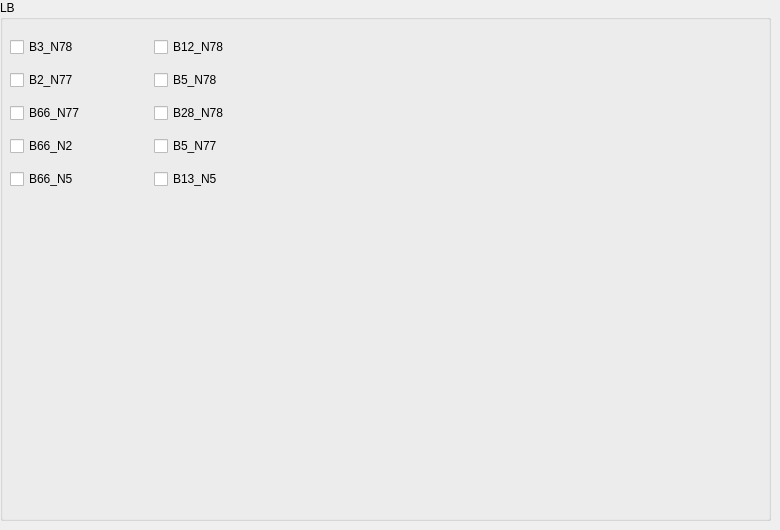
      <widget class="QWidget" name="page_endc_desense">
       <attribute name="label">
        <string>ENDC_desense</string>
       </attribute>
       <widget class="QWidget" name="layoutWidget_32">
        <property name="geometry">
         <rect>
          <x>0</x>
          <y>0</y>
          <width>771</width>
          <height>521</height>
         </rect>
        </property>
        <layout class="QHBoxLayout" name="horizontalLayout_bnads_gsm_2">
         <item>
          <widget class="QGroupBox" name="groupBox_endc_desense">
           <property name="title">
            <string>LB</string>
           </property>
           <widget class="QWidget" name="">
            <property name="geometry">
             <rect>
              <x>10</x>
              <y>30</y>
              <width>281</width>
              <height>171</height>
             </rect>
            </property>
            <layout class="QGridLayout" name="gridLayout_2">
             <item row="0" column="0">
              <widget class="QCheckBox" name="b3_n78">
               <property name="text">
                <string>B3_N78</string>
               </property>
              </widget>
             </item>
             <item row="0" column="1">
              <widget class="QCheckBox" name="b12_n78">
               <property name="text">
                <string>B12_N78</string>
               </property>
              </widget>
             </item>
             <item row="1" column="0">
              <widget class="QCheckBox" name="b2_n77">
               <property name="text">
                <string>B2_N77</string>
               </property>
              </widget>
             </item>
             <item row="1" column="1">
              <widget class="QCheckBox" name="b5_n78">
               <property name="text">
                <string>B5_N78</string>
               </property>
              </widget>
             </item>
             <item row="2" column="0">
              <widget class="QCheckBox" name="b66_b77">
               <property name="text">
                <string>B66_N77</string>
               </property>
              </widget>
             </item>
             <item row="2" column="1">
              <widget class="QCheckBox" name="b28_n78">
               <property name="text">
                <string>B28_N78</string>
               </property>
              </widget>
             </item>
             <item row="3" column="0">
              <widget class="QCheckBox" name="b66_n2">
               <property name="text">
                <string>B66_N2</string>
               </property>
              </widget>
             </item>
             <item row="3" column="1">
              <widget class="QCheckBox" name="b5_n77">
               <property name="text">
                <string>B5_N77</string>
               </property>
              </widget>
             </item>
             <item row="4" column="0">
              <widget class="QCheckBox" name="b66_n5">
               <property name="text">
                <string>B66_N5</string>
               </property>
              </widget>
             </item>
             <item row="4" column="1">
              <widget class="QCheckBox" name="b13_n5">
               <property name="text">
                <string>B13_N5</string>
               </property>
              </widget>
             </item>
            </layout>
           </widget>
          </widget>
         </item>
        </layout>
       </widget>
      </widget>
